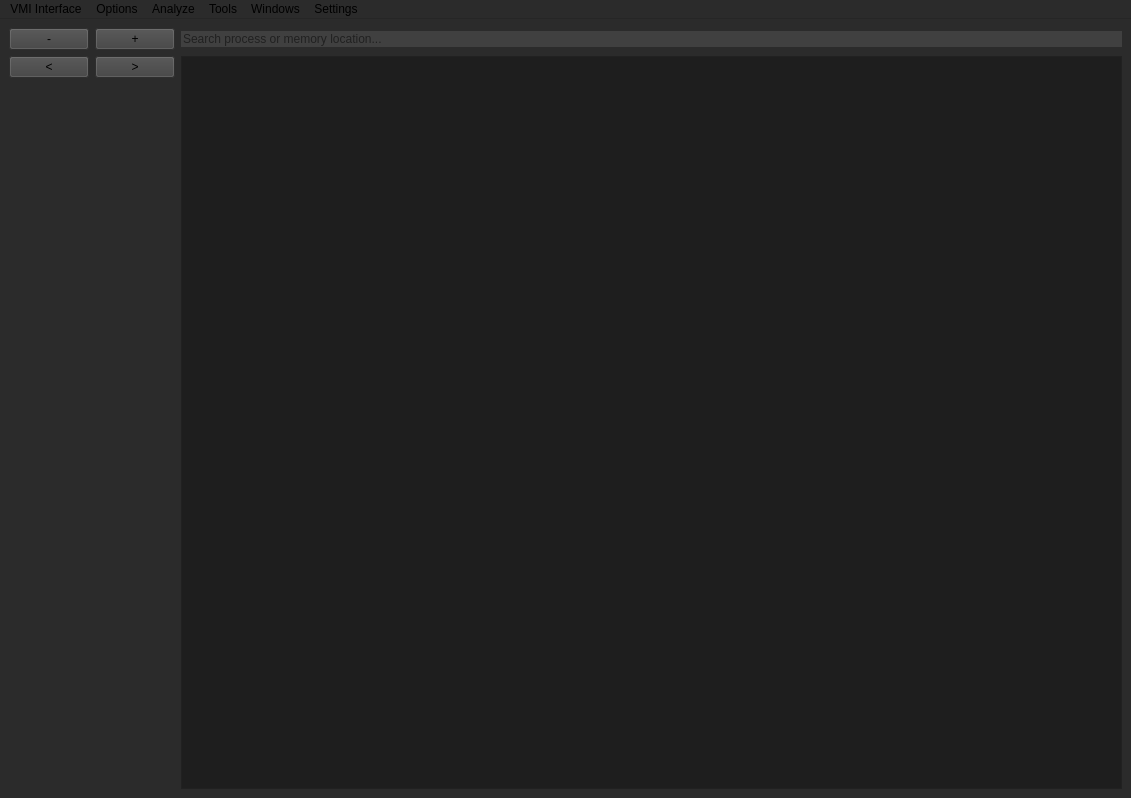
<?xml version="1.0" encoding="UTF-8"?>
<ui version="4.0">
 <class>MainWindow</class>
 <widget class="QMainWindow" name="MainWindow">
  <property name="geometry">
   <rect>
    <x>0</x>
    <y>0</y>
    <width>1131</width>
    <height>798</height>
   </rect>
  </property>
  <property name="palette">
   <palette>
    <active>
     <colorrole role="Button">
      <brush brushstyle="SolidPattern">
       <color alpha="255">
        <red>0</red>
        <green>0</green>
        <blue>0</blue>
       </color>
      </brush>
     </colorrole>
     <colorrole role="Base">
      <brush brushstyle="SolidPattern">
       <color alpha="255">
        <red>30</red>
        <green>30</green>
        <blue>30</blue>
       </color>
      </brush>
     </colorrole>
     <colorrole role="Window">
      <brush brushstyle="SolidPattern">
       <color alpha="255">
        <red>43</red>
        <green>43</green>
        <blue>43</blue>
       </color>
      </brush>
     </colorrole>
    </active>
    <inactive>
     <colorrole role="Button">
      <brush brushstyle="SolidPattern">
       <color alpha="255">
        <red>0</red>
        <green>0</green>
        <blue>0</blue>
       </color>
      </brush>
     </colorrole>
     <colorrole role="Base">
      <brush brushstyle="SolidPattern">
       <color alpha="255">
        <red>30</red>
        <green>30</green>
        <blue>30</blue>
       </color>
      </brush>
     </colorrole>
     <colorrole role="Window">
      <brush brushstyle="SolidPattern">
       <color alpha="255">
        <red>43</red>
        <green>43</green>
        <blue>43</blue>
       </color>
      </brush>
     </colorrole>
    </inactive>
    <disabled>
     <colorrole role="Button">
      <brush brushstyle="SolidPattern">
       <color alpha="255">
        <red>0</red>
        <green>0</green>
        <blue>0</blue>
       </color>
      </brush>
     </colorrole>
     <colorrole role="Base">
      <brush brushstyle="SolidPattern">
       <color alpha="255">
        <red>43</red>
        <green>43</green>
        <blue>43</blue>
       </color>
      </brush>
     </colorrole>
     <colorrole role="Window">
      <brush brushstyle="SolidPattern">
       <color alpha="255">
        <red>43</red>
        <green>43</green>
        <blue>43</blue>
       </color>
      </brush>
     </colorrole>
    </disabled>
   </palette>
  </property>
  <property name="cursor">
   <cursorShape>ArrowCursor</cursorShape>
  </property>
  <property name="mouseTracking">
   <bool>true</bool>
  </property>
  <property name="windowTitle">
   <string>VMI Interface</string>
  </property>
  <property name="windowOpacity">
   <double>1.000000000000000</double>
  </property>
  <property name="autoFillBackground">
   <bool>false</bool>
  </property>
  <property name="tabShape">
   <enum>QTabWidget::Triangular</enum>
  </property>
  <widget class="QWidget" name="centralwidget">
   <layout class="QGridLayout" name="gridLayout">
    <item row="2" column="1">
     <widget class="QPushButton" name="pushButton_3">
      <property name="styleSheet">
       <string notr="true">background-color: rgb(64, 64, 64);</string>
      </property>
      <property name="text">
       <string>&gt;</string>
      </property>
     </widget>
    </item>
    <item row="1" column="0">
     <widget class="QPushButton" name="pushButton">
      <property name="styleSheet">
       <string notr="true">background-color: rgb(64, 64, 64);</string>
      </property>
      <property name="text">
       <string>-</string>
      </property>
     </widget>
    </item>
    <item row="1" column="1">
     <widget class="QPushButton" name="pushButton_4">
      <property name="styleSheet">
       <string notr="true">background-color: rgb(64, 64, 64);</string>
      </property>
      <property name="text">
       <string>+</string>
      </property>
     </widget>
    </item>
    <item row="2" column="2" rowspan="2">
     <widget class="QGraphicsView" name="graphicsView">
      <property name="autoFillBackground">
       <bool>false</bool>
      </property>
     </widget>
    </item>
    <item row="1" column="2">
     <widget class="QLineEdit" name="lineEdit">
      <property name="palette">
       <palette>
        <active>
         <colorrole role="Button">
          <brush brushstyle="SolidPattern">
           <color alpha="255">
            <red>64</red>
            <green>64</green>
            <blue>64</blue>
           </color>
          </brush>
         </colorrole>
         <colorrole role="BrightText">
          <brush brushstyle="SolidPattern">
           <color alpha="255">
            <red>255</red>
            <green>255</green>
            <blue>255</blue>
           </color>
          </brush>
         </colorrole>
         <colorrole role="ButtonText">
          <brush brushstyle="SolidPattern">
           <color alpha="255">
            <red>255</red>
            <green>255</green>
            <blue>255</blue>
           </color>
          </brush>
         </colorrole>
         <colorrole role="Base">
          <brush brushstyle="SolidPattern">
           <color alpha="255">
            <red>64</red>
            <green>64</green>
            <blue>64</blue>
           </color>
          </brush>
         </colorrole>
         <colorrole role="Window">
          <brush brushstyle="SolidPattern">
           <color alpha="255">
            <red>64</red>
            <green>64</green>
            <blue>64</blue>
           </color>
          </brush>
         </colorrole>
        </active>
        <inactive>
         <colorrole role="Button">
          <brush brushstyle="SolidPattern">
           <color alpha="255">
            <red>64</red>
            <green>64</green>
            <blue>64</blue>
           </color>
          </brush>
         </colorrole>
         <colorrole role="BrightText">
          <brush brushstyle="SolidPattern">
           <color alpha="255">
            <red>255</red>
            <green>255</green>
            <blue>255</blue>
           </color>
          </brush>
         </colorrole>
         <colorrole role="ButtonText">
          <brush brushstyle="SolidPattern">
           <color alpha="255">
            <red>255</red>
            <green>255</green>
            <blue>255</blue>
           </color>
          </brush>
         </colorrole>
         <colorrole role="Base">
          <brush brushstyle="SolidPattern">
           <color alpha="255">
            <red>64</red>
            <green>64</green>
            <blue>64</blue>
           </color>
          </brush>
         </colorrole>
         <colorrole role="Window">
          <brush brushstyle="SolidPattern">
           <color alpha="255">
            <red>64</red>
            <green>64</green>
            <blue>64</blue>
           </color>
          </brush>
         </colorrole>
        </inactive>
        <disabled>
         <colorrole role="Button">
          <brush brushstyle="SolidPattern">
           <color alpha="255">
            <red>64</red>
            <green>64</green>
            <blue>64</blue>
           </color>
          </brush>
         </colorrole>
         <colorrole role="BrightText">
          <brush brushstyle="SolidPattern">
           <color alpha="255">
            <red>255</red>
            <green>255</green>
            <blue>255</blue>
           </color>
          </brush>
         </colorrole>
         <colorrole role="ButtonText">
          <brush brushstyle="SolidPattern">
           <color alpha="255">
            <red>31</red>
            <green>31</green>
            <blue>31</blue>
           </color>
          </brush>
         </colorrole>
         <colorrole role="Base">
          <brush brushstyle="SolidPattern">
           <color alpha="255">
            <red>64</red>
            <green>64</green>
            <blue>64</blue>
           </color>
          </brush>
         </colorrole>
         <colorrole role="Window">
          <brush brushstyle="SolidPattern">
           <color alpha="255">
            <red>64</red>
            <green>64</green>
            <blue>64</blue>
           </color>
          </brush>
         </colorrole>
        </disabled>
       </palette>
      </property>
      <property name="styleSheet">
       <string notr="true">font: 13pt &quot;.AppleSystemUIFont&quot;;
background-color: rgb(64, 64, 64);
border: 5px;
</string>
      </property>
      <property name="text">
       <string/>
      </property>
      <property name="alignment">
       <set>Qt::AlignLeading|Qt::AlignLeft|Qt::AlignVCenter</set>
      </property>
      <property name="dragEnabled">
       <bool>false</bool>
      </property>
      <property name="placeholderText">
       <string>Search process or memory location...</string>
      </property>
     </widget>
    </item>
    <item row="2" column="0">
     <widget class="QPushButton" name="pushButton_2">
      <property name="styleSheet">
       <string notr="true">background-color: rgb(64, 64, 64);</string>
      </property>
      <property name="text">
       <string>&lt;</string>
      </property>
     </widget>
    </item>
   </layout>
  </widget>
  <widget class="QMenuBar" name="menubar">
   <property name="geometry">
    <rect>
     <x>0</x>
     <y>0</y>
     <width>1131</width>
     <height>24</height>
    </rect>
   </property>
   <widget class="QMenu" name="SettingsMenu">
    <property name="title">
     <string>VMI Interface</string>
    </property>
    <addaction name="action1"/>
    <addaction name="action2"/>
    <addaction name="actionQuit"/>
   </widget>
   <widget class="QMenu" name="OptionsMenu">
    <property name="title">
     <string>Options</string>
    </property>
    <addaction name="action1_2"/>
    <addaction name="action2_2"/>
   </widget>
   <widget class="QMenu" name="menuAnalyze">
    <property name="title">
     <string>Analyze</string>
    </property>
   </widget>
   <widget class="QMenu" name="menuTools">
    <property name="title">
     <string>Tools</string>
    </property>
   </widget>
   <widget class="QMenu" name="menuWindows">
    <property name="title">
     <string>Windows</string>
    </property>
   </widget>
   <widget class="QMenu" name="menuSettings">
    <property name="title">
     <string>Settings</string>
    </property>
   </widget>
   <addaction name="SettingsMenu"/>
   <addaction name="OptionsMenu"/>
   <addaction name="menuAnalyze"/>
   <addaction name="menuTools"/>
   <addaction name="menuWindows"/>
   <addaction name="menuSettings"/>
  </widget>
  <action name="action1">
   <property name="checkable">
    <bool>false</bool>
   </property>
   <property name="text">
    <string>Add</string>
   </property>
   <property name="iconVisibleInMenu">
    <bool>false</bool>
   </property>
  </action>
  <action name="action2">
   <property name="text">
    <string>Delete</string>
   </property>
  </action>
  <action name="action1_2">
   <property name="text">
    <string>Add</string>
   </property>
  </action>
  <action name="action2_2">
   <property name="text">
    <string>Delete</string>
   </property>
  </action>
  <action name="action1_3">
   <property name="text">
    <string>1</string>
   </property>
  </action>
  <action name="action2_3">
   <property name="text">
    <string>2</string>
   </property>
  </action>
  <action name="action2_4">
   <property name="text">
    <string>2</string>
   </property>
  </action>
  <action name="actionQuit">
   <property name="text">
    <string>Quit</string>
   </property>
  </action>
 </widget>
 <resources/>
 <connections/>
</ui>
